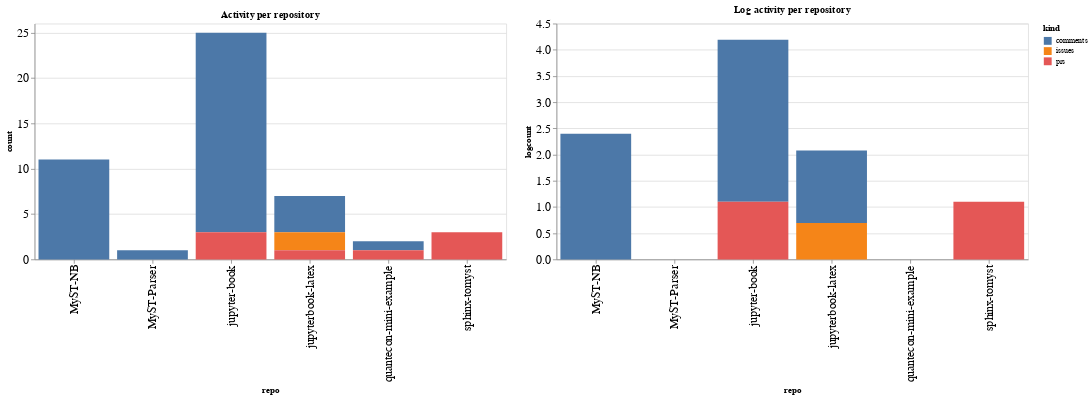

Notebook code for this chart:
### Code cell
ch1 = alt.Chart(repo_summaries, width=600, title="Activity per repository").mark_bar().encode(
    x='repo',
    y='count',
    color='kind',
    tooltip="kind"
)

ch2 = alt.Chart(repo_summaries, width=600, title="Log activity per repository").mark_bar().encode(
    x='repo',
    y='logcount',
    color='kind',
    tooltip="kind"
)

ch1 | ch2

### Figure 1 — Vega-Lite specification as saved in the notebook (floating-point values rounded to 4 significant figures)
{"config": {"axisLeft": {"labelFontSize": 15}, "axisBottom": {"labelFontSize": 15}}, "hconcat": [{"mark": "bar", "encoding": {"color": {"type": "nominal", "field": "kind"}, "tooltip": {"type": "nominal", "field": "kind"}, "x": {"type": "nominal", "field": "repo"}, "y": {"type": "quantitative", "field": "count"}}, "title": "Activity per repository", "width": 600}, {"mark": "bar", "encoding": {"color": {"type": "nominal", "field": "kind"}, "tooltip": {"type": "nominal", "field": "kind"}, "x": {"type": "nominal", "field": "repo"}, "y": {"type": "quantitative", "field": "logcount"}}, "title": "Log activity per repository", "width": 600}], "data": {"name": "data-9d003009fa67b134cb831f914a8e00f5"}, "$schema": "https://vega.github.io/schema/vega-lite/v4.8.1.json", "datasets": {"data-9d003009fa67b134cb831f914a8e00f5": [{"repo": "MyST-NB", "kind": "comments", "count": 11, "logcount": 2.398}, {"repo": "MyST-Parser", "kind": "comments", "count": 1, "logcount": 0.0}, {"repo": "jupyter-book", "kind": "comments", "count": 22, "logcount": 3.091}, {"repo": "jupyter-book", "kind": "prs", "count": 3, "logcount": 1.099}, {"repo": "jupyterbook-latex", "kind": "comments", "count": 4, "logcount": 1.386}, {"repo": "jupyterbook-latex", "kind": "issues", "count": 2, "logcount": 0.6931}, {"repo": "jupyterbook-latex", "kind": "prs", "count": 1, "logcount": 0.0}, {"repo": "quantecon-mini-example", "kind": "comments", "count": 1, "logcount": 0.0}, {"repo": "quantecon-mini-example", "kind": "prs", "count": 1, "logcount": 0.0}, {"repo": "sphinx-tomyst", "kind": "prs", "count": 3, "logcount": 1.099}]}}
